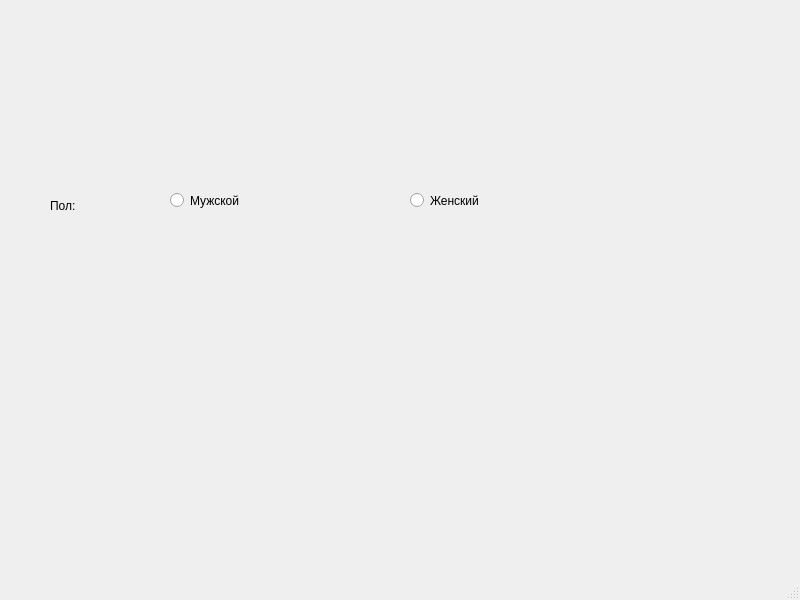
<?xml version="1.0" encoding="UTF-8"?>
<ui version="4.0">
 <class>MainWindow</class>
 <widget class="QMainWindow" name="MainWindow">
  <property name="geometry">
   <rect>
    <x>0</x>
    <y>0</y>
    <width>800</width>
    <height>600</height>
   </rect>
  </property>
  <property name="windowTitle">
   <string>MainWindow</string>
  </property>
  <widget class="QWidget" name="centralwidget">
   <widget class="QRadioButton" name="radioButton">
    <property name="geometry">
     <rect>
      <x>170</x>
      <y>180</y>
      <width>141</width>
      <height>41</height>
     </rect>
    </property>
    <property name="text">
     <string>Мужской</string>
    </property>
   </widget>
   <widget class="QRadioButton" name="radioButton_2">
    <property name="geometry">
     <rect>
      <x>410</x>
      <y>180</y>
      <width>141</width>
      <height>41</height>
     </rect>
    </property>
    <property name="text">
     <string>Женский</string>
    </property>
   </widget>
   <widget class="QLabel" name="label">
    <property name="geometry">
     <rect>
      <x>50</x>
      <y>190</y>
      <width>81</width>
      <height>31</height>
     </rect>
    </property>
    <property name="text">
     <string>Пол:</string>
    </property>
   </widget>
  </widget>
  <widget class="QMenuBar" name="menubar">
   <property name="geometry">
    <rect>
     <x>0</x>
     <y>0</y>
     <width>800</width>
     <height>20</height>
    </rect>
   </property>
  </widget>
  <widget class="QStatusBar" name="statusbar"/>
 </widget>
 <resources/>
 <connections/>
</ui>
